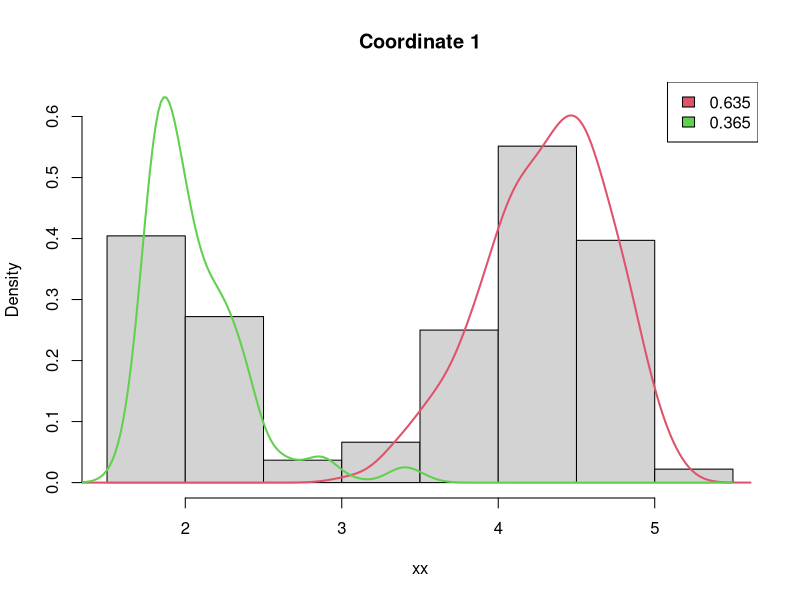
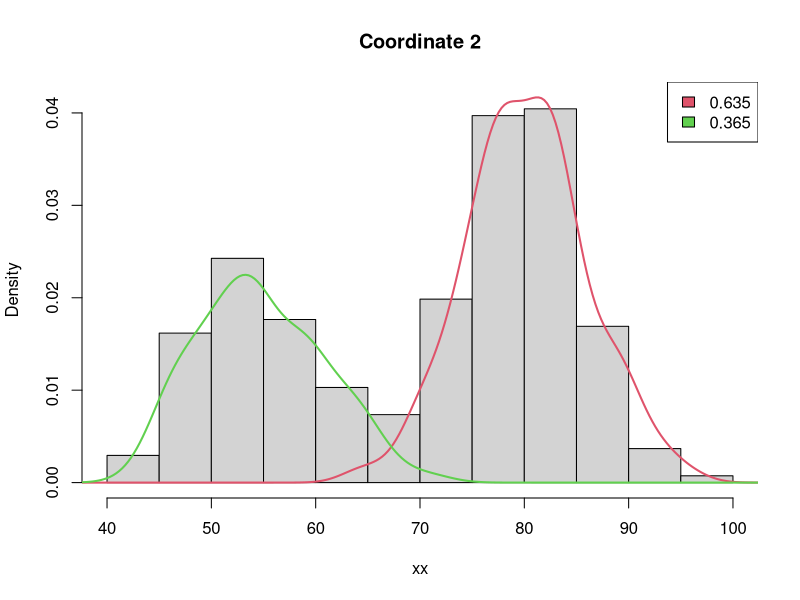
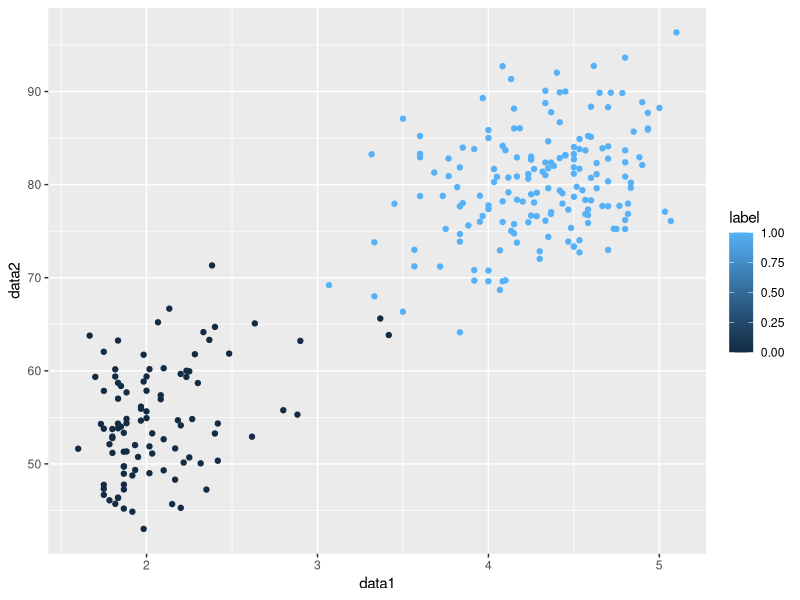

Generate these figures, in order, with R:
library("mixtools")
library("tidyverse")


faithful_vector <- matrix(unlist(faithful, use.names=FALSE),ncol = 2)

centers <- matrix(c(4,80,1,50), 2, 2, byrow = TRUE)

clusters_non_parametric <- npEM(
  faithful_vector,  
  mu0 = 2, 
  samebw = FALSE,
  eps = 1e-8,
  maxiter = 5000)

plot(clusters_non_parametric,whichplots = 2)


df = data.frame(
  data1 = clusters_non_parametric[["data"]][,1],
  data2 = clusters_non_parametric[["data"]][,2],
  prob1 = clusters_non_parametric[["posteriors"]][,1],
  prob2 = clusters_non_parametric[["posteriors"]][,2]
)


df %>%
  mutate(
    label = (prob1 > prob2)+0
  )%>%
  ggplot(mapping = aes(x = data1, y=data2))+
  geom_jitter(aes(color = label))
